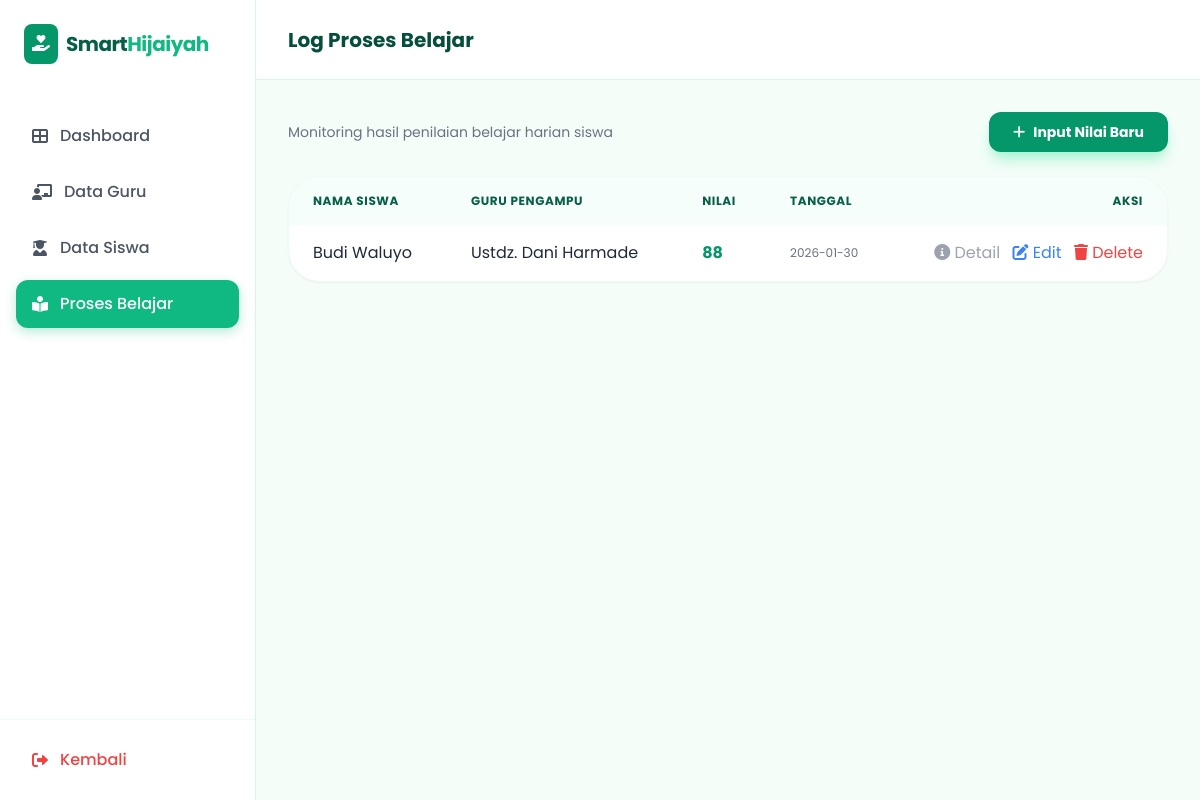
The app's page /proses-belajar with its own data.
### tables this page shows
CREATE TABLE proses_belajar (
        id INTEGER PRIMARY KEY AUTOINCREMENT,
        siswa_id INTEGER NOT NULL,
        guru_id INTEGER NOT NULL,
        nilai INTEGER NOT NULL,
        tanggal TEXT NOT NULL,
        catatan TEXT,
        FOREIGN KEY (siswa_id) REFERENCES siswa (id),
        FOREIGN KEY (guru_id) REFERENCES guru (id)
    );

CREATE TABLE siswa (
            id INTEGER PRIMARY KEY AUTOINCREMENT,
            nama TEXT NOT NULL,
            nisn TEXT NOT NULL,
            kelas TEXT NOT NULL,
            email TEXT
        );

CREATE TABLE guru (
            id INTEGER PRIMARY KEY AUTOINCREMENT,
            nama TEXT NOT NULL,
            nip TEXT NOT NULL,
            email TEXT NOT NULL,
            spesialisasi TEXT NOT NULL,
            status TEXT NOT NULL
        );

### app.py (the view)
@app.route('/proses-belajar')
def proses_belajar():
    conn = get_db_connection()
    proses = conn.execute('''
        SELECT pb.*, s.nama as nama_siswa, g.nama as nama_guru
        FROM proses_belajar pb
        JOIN siswa s ON pb.siswa_id = s.id
        JOIN guru g ON pb.guru_id = g.id
        ORDER BY pb.tanggal DESC
    ''').fetchall()
    siswa = conn.execute("SELECT * FROM siswa").fetchall()
    guru = conn.execute("SELECT * FROM guru").fetchall()
    conn.close()
    return render_template(
        'dashboard/proses-belajar.html',
        proses=proses,
        siswa=siswa,
        guru=guru
    )

### app.py (called while the page is built)
def get_db_connection():
    conn = sqlite3.connect(DATABASE)
    conn.row_factory = sqlite3.Row
    return conn

### templates/dashboard/proses-belajar.html (shortened to what this page needs)
<!doctype html>
<html lang="id">
  <head>
    <script src="https://cdn.tailwindcss.com"></script>
    <link
      rel="stylesheet"
      href="https://cdnjs.cloudflare.com/ajax/libs/font-awesome/6.0.0/css/all.min.css"
    />
  </head>
  <body class="bg-emerald-50/50 text-gray-800 overflow-hidden">
    <div class="flex h-screen">
      <aside
        class="w-64 bg-white border-r border-emerald-100 flex flex-col hidden md:flex"
      >
        <div class="p-6">
          <div class="flex items-center space-x-2">
            <div class="bg-emerald-600 p-2 rounded-lg text-white">
              <i class="fas fa-hand-holding-heart"></i>
            </div>
            <span class="text-xl font-bold text-emerald-800 tracking-tight"
              >Smart<span class="text-emerald-500">Hijaiyah</span></span
            >
          </div>
        </div>
        <nav class="mt-6 px-4 flex-grow space-y-2">
          <a
            href="/dashboard"
            class="w-full flex items-center space-x-3 px-4 py-3 rounded-xl transition duration-200 text-gray-600 hover:bg-emerald-50"
          >
            <i class="fas fa-th-large"></i>
            <span class="font-medium">Dashboard</span>
          </a>
          <a
            href="/data-guru"
            class="w-full flex items-center space-x-3 px-4 py-3 rounded-xl transition duration-200 text-gray-600 hover:bg-emerald-50"
          >
            <i class="fas fa-chalkboard-teacher"></i>
            <span class="font-medium">Data Guru</span>
          </a>
          <a
            href="/data-siswa"
            class="w-full flex items-center space-x-3 px-4 py-3 rounded-xl transition duration-200 text-gray-600 hover:bg-emerald-50"
          >
            <i class="fas fa-user-graduate"></i>
            <span class="font-medium">Data Siswa</span>
          </a>
          <a
            href="/proses-belajar"
            class="w-full flex items-center space-x-3 px-4 py-3 rounded-xl transition duration-200 active-link"
          >
            <i class="fas fa-book-reader"></i>
            <span class="font-medium">Proses Belajar</span>
          </a>
        </nav>
        <div class="p-4 border-t border-emerald-50">
          <a
            href="/"
            class="w-full flex items-center space-x-3 px-4 py-3 rounded-xl text-red-500 hover:bg-red-50 transition"
          >
            <i class="fas fa-sign-out-alt"></i>
            <span class="font-medium">Kembali</span>
          </a>
        </div>
      </aside>
      <main class="flex-grow flex flex-col h-full overflow-hidden">
        <header
          class="h-20 bg-white border-b border-emerald-100 flex items-center justify-between px-8 shrink-0"
        >
          <h2 class="text-xl font-bold text-emerald-900">Log Proses Belajar</h2>
        </header>
        <div class="p-8 overflow-y-auto custom-scrollbar flex-grow">
          <div class="space-y-6">
            <div class="flex justify-between items-center">
              <div>
                <p class="text-gray-500 text-sm">
                  Monitoring hasil penilaian belajar harian siswa
                </p>
              </div>
              <button
                onclick="toggleModal('modal-tambah-proses')"
                class="bg-emerald-600 hover:bg-emerald-700 text-white px-6 py-2.5 rounded-xl font-bold text-sm shadow-lg shadow-emerald-200 transition flex items-center"
              >
                <i class="fas fa-plus mr-2"></i> Input Nilai Baru
              </button>
            </div>
            <div
              class="bg-white rounded-[2rem] border border-emerald-50 shadow-sm overflow-hidden"
            >
              <table class="w-full text-left min-w-[800px]">
                <thead class="bg-emerald-50/50">
                  <tr>
                    <th
                      class="px-6 py-4 text-xs font-bold text-emerald-800 uppercase tracking-wider"
                    >
                      Nama Siswa
                    </th>
                    <th
                      class="px-6 py-4 text-xs font-bold text-emerald-800 uppercase tracking-wider"
                    >
                      Guru Pengampu
                    </th>
                    <th
                      class="px-6 py-4 text-xs font-bold text-emerald-800 uppercase tracking-wider"
                    >
                      Nilai
                    </th>
                    <th
                      class="px-6 py-4 text-xs font-bold text-emerald-800 uppercase tracking-wider"
                    >
                      Tanggal
                    </th>
                    <th
                      class="px-6 py-4 text-xs font-bold text-emerald-800 uppercase tracking-wider text-right"
                    >
                      Aksi
                    </th>
                  </tr>
                </thead>
                <tbody>
                  {% for p in proses %}
                  <tr class="hover:bg-emerald-50/30 transition">
                    <td class="px-6 py-4">{{ p.nama_siswa }}</td>
                    <td class="px-6 py-4">{{ p.nama_guru }}</td>
                    <td class="px-6 py-4 font-bold text-emerald-600">
                      {{ p.nilai }}
                    </td>
                    <td class="px-6 py-4 text-xs text-gray-500">
                      {{ p.tanggal }}
                    </td>
                    <td class="px-6 py-4 text-right space-x-2">
                      <button
                        onclick="openDetailModal(this)"
                        data-siswa="{{ p.nama_siswa }}"
                        data-guru="{{ p.nama_guru }}"
                        data-nilai="{{ p.nilai }}"
                        data-tanggal="{{ p.tanggal }}"
                        data-catatan="{{ p.catatan }}"
                        class="text-gray-400 hover:text-emerald-600 transition"
                      >
                        <i class="fas fa-info-circle"></i> Detail
                      </button>
                      <button
                        onclick="openEditModal(this)"
                        data-id="{{ p.id }}"
                        data-siswa-id="{{ p.siswa_id }}"
                        data-guru-id="{{ p.guru_id }}"
                        data-nilai="{{ p.nilai }}"
                        data-tanggal="{{ p.tanggal }}"
                        data-catatan="{{ p.catatan }}"
                        class="text-blue-500 hover:text-blue-700 transition"
                      >
                        <i class="fas fa-edit"></i> Edit
                      </button>
                      <a
                        href="/hapus-proses/{{ p.id }}"
                        class="text-red-500 hover:text-red-700"
                      >
                        <i class="fas fa-trash"></i> Delete
                      </a>
                    </td>
                  </tr>
                  {% endfor %}
                </tbody>
              </table>
            </div>
          </div>
        </div>
      </main>
    </div>
  </body>
</html>

### templates/dashboard/proses-belajar.html (style rules this page uses)
body { font-family: "Poppins", sans-serif; }
.active-link { background-color: #10b981; color: white; box-shadow: 0 4px 12px rgba(16, 185, 129, 0.3); }

### records on screen
proses_belajar: nama_siswa "Budi Waluyo", nama_guru "Ustdz. Dani Harmade", nilai "88", tanggal "2026-01-30"
